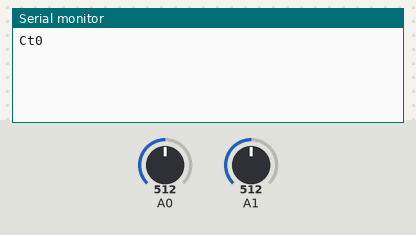
Simulated run of this sketch. Board: Arduino Uno, built with avr-gcc and run on an emulated ATmega328P. Parts: the last lines printed to the serial monitor. The inputs (shaded band) are chosen by the test bench; at power-on: A0 = 512, A1 = 512.

Above: at 1.2 s.
1.3 s: A0 set to 246
2.8 s: A0 set to 212
At 3.7 s:
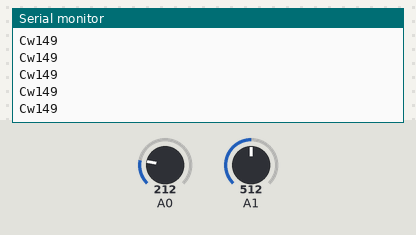
4.7 s: A1 set to 244
6.2 s: A1 set to 220
At 6.7 s:
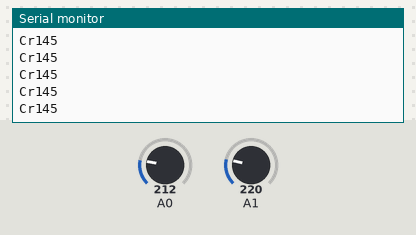

Measured:
- the behaviour switches between 230 and 229 on A0 (found by bisection; images 0 and 1)
- the behaviour switches between 230 and 229 on A1 (found by bisection; images 1 and 2)
- after the input at 2.8 s, the serial monitor: prints a new line at once (image 1)
- after the input at 6.2 s, the serial monitor: prints a new line at once (image 2)

The sketch:

Bluetooth_Send.ino
```cpp
/******************************************
遥控器程序——通过蓝牙发送速度
前进(w) 左转(l) 右转(r) 后退(s) 原地左转(a) 原地右转(d) 停止(t)
摇杆5 红3蓝4 模拟口0,1

*******************************************/

int valueHori;          //左右方向模拟量数值
int valueVerti;         //上下方向模拟量数值
char comTemp;
char oldComTemp;

void setup()
{
  Serial.begin(9600);
}

void loop()
{
  valueHori = analogRead(1);
  valueVerti = analogRead(0);
  if (valueVerti<230)           //摇杆向上时
    {
      if (valueHori<230)          //摇杆向右时
      {
          comTemp='r';            //右转
      }
      else if (valueHori>800)          //摇杆向左时
      {
          comTemp='l';            //左转
      }
      else
      {
          comTemp='w';            //前进
      }
    }
    else if (valueVerti>800)          //摇杆向下时
    {
      comTemp='s';
    }
    else                           //摇杆在中间位置
    {
      if (valueHori<230)          //摇杆向右时
      {
          comTemp='d';            //原地右转
      }
      else if (valueHori>800)          //摇杆向左时
      {
          comTemp='a';            //原地左转
      }
      else
      {
          comTemp='t';
      }
    }
    //都不为零时发送命令
  if(!((comTemp == 't') && (oldComTemp== 't')))
  {
    Serial.print('C');             //发送命令起始标记
    Serial.print((comTemp));
    if(comTemp=='w')
    {
      Serial.println((255-(valueVerti/2)));
      //通过公示变化为速度参考值
    }
    else if(comTemp=='s')
    {
      Serial.println(((valueVerti-512)/2));
      //通过公示变化为速度参考值
    }
    else if((comTemp=='l')||(comTemp=='a'))
    {
      Serial.println(((valueHori-512)/2));
      //通过公示变化为速度参考值
    }
    else if((comTemp=='r')||(comTemp=='d'))
    {
      Serial.println((255-(valueHori/2)));
      //通过公示变化为速度参考值
    }
    else
    { Serial.println((0));}
    oldComTemp= comTemp;
  }
  delay(20);
}
```
